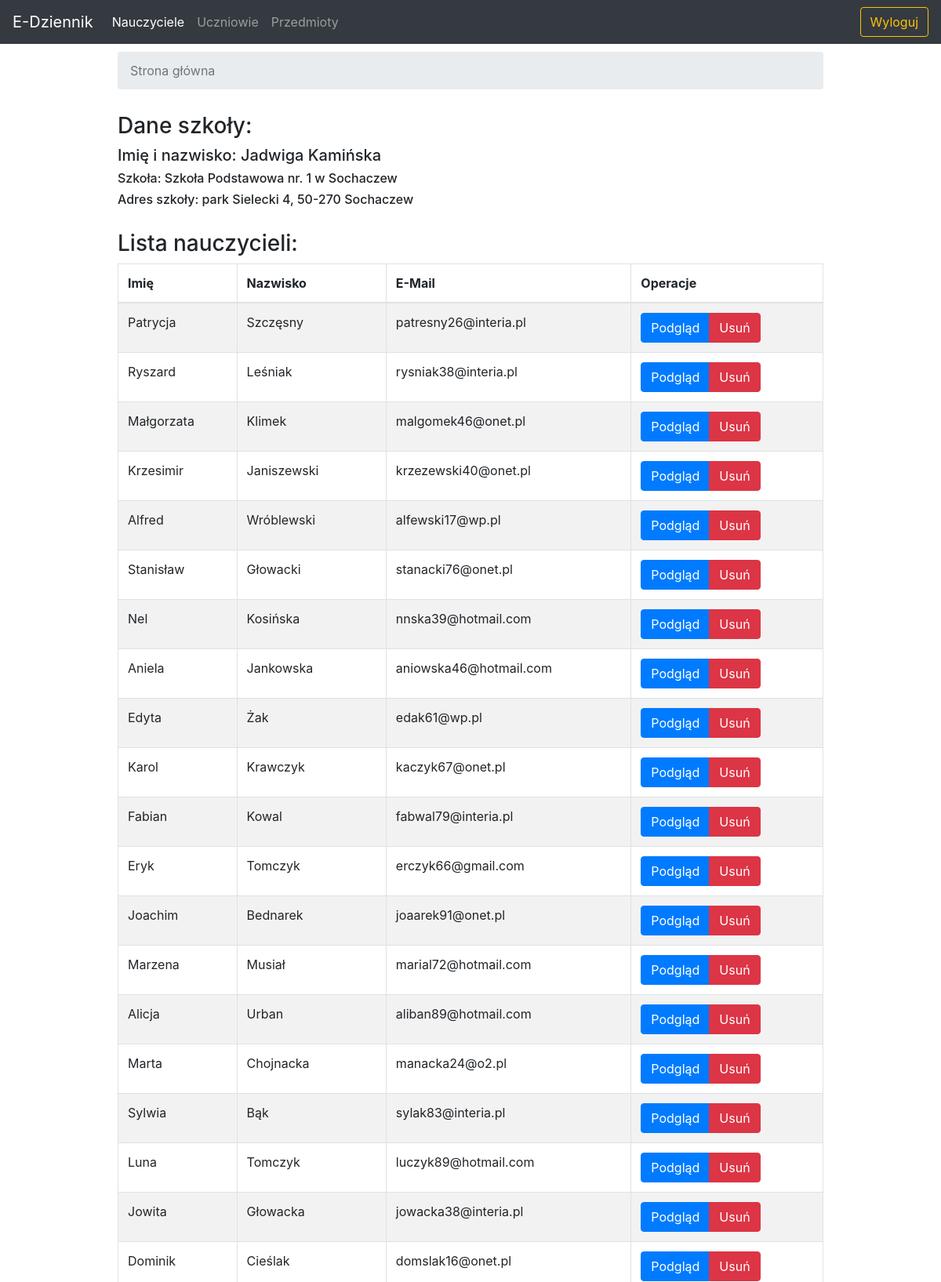
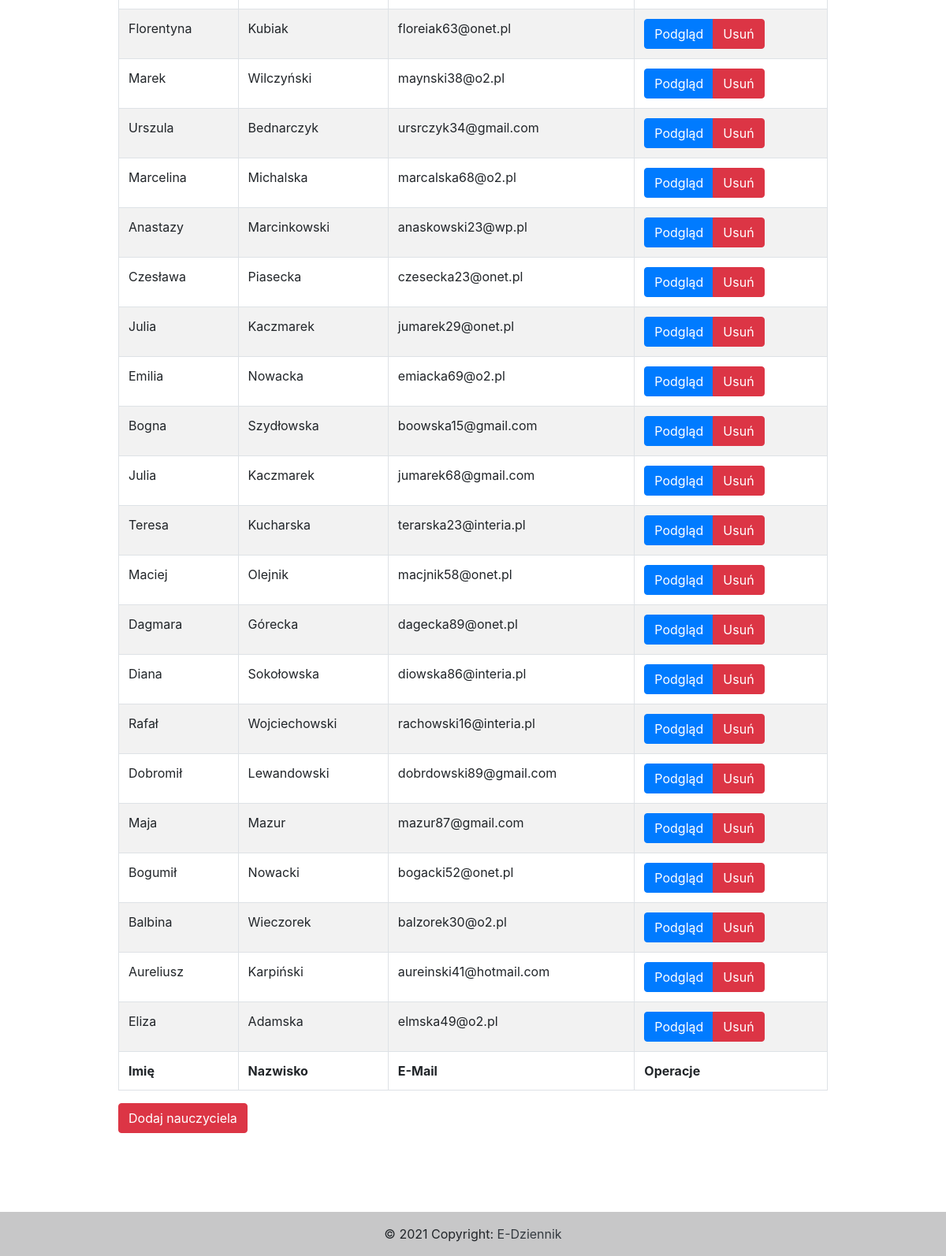
Screenshot of /school?id=1 with the database file from the repository (2 pictures, top to bottom).
### mainapp/models.py (models this page shows, shortened)
class School(models.Model):
	name = models.CharField(max_length=100, null=False)
	surname = models.CharField(max_length=100, null=False)
	email = models.CharField(max_length=100, null=False)
	schoolName = models.CharField(max_length=100, null=False)
	schoolAddress = models.CharField(max_length=100, null=False)
	user = models.OneToOneField(
		CustomUser,
		on_delete=models.CASCADE
	)

class Teacher(models.Model):
	name = models.CharField(max_length=100, null=False)
	surname = models.CharField(max_length=100, null=False)
	email = models.CharField(max_length=100, null=False)
	user = models.OneToOneField(
		CustomUser,
		on_delete=models.CASCADE
	)
	school = models.ForeignKey(
		School,
		on_delete = models.DO_NOTHING
	)

### mainapp/views.py (the view)
# urls.py: path('school', vv.schoolHome2),
def schoolHome2(request):
	schoolObj = getSchoolId(request)
	teacherList = []
	teacherListX1 = models.Teacher.objects.filter(school=schoolObj)
	for sx1 in teacherListX1:
		c = {
			'id': sx1.id,
			'name': sx1.name,
			'surname': sx1.surname,
			'email': sx1.email,
		}
		teacherList.append(c)
	context = {
		'userFName': schoolObj.name,
		'userLName': schoolObj.surname,
		'schoolId': schoolObj.id,
		'schoolName': schoolObj.schoolName,
		'schoolAddress': schoolObj.schoolAddress,
		'teacherList': teacherList
	}
	return render(request, 'mainapp/schoolRoot.html', context)

### mainapp/views.py (called while the page is built)
def getSchoolId(request):
	rid = request.GET.get('id', None)
	if rid is None:
		role = request.user.role
		if role != models.CustomUser.SCHOOL:
			return None
		return models.School.objects.get(user=request.user)
	return models.School.objects.get(id=rid)

### templates/mainapp/schoolRoot.html (shortened to what this page needs)
{% extends 'mainapp/base.html' %}
{% block xnavbar %}
<li class="nav-item active">
	<a class="nav-link" href="/school?id={{ schoolId }}">Nauczyciele</a>
</li>
<li class="nav-item">
	<a class="nav-link" href="/school/student_list?id={{ schoolId }}">Uczniowie</a>
</li>
<li class="nav-item">
	<a class="nav-link" href="/school/subject_list?id={{ schoolId }}">Przedmioty</a>
</li>
{% endblock xnavbar %}
{% block breadcrumb %}
<li class="breadcrumb-item active" aria-current="page">Strona główna</li>
{% endblock breadcrumb %}
{% block content %}
	<div style="margin-top: 30px;">
		<h3>Dane szkoły:</h3>
			<h5>Imię i nazwisko: {{ userFName }} {{ userLName }}</h5>
			<h6 style="margin-top:5px;">Szkoła: {{ schoolName }}</h6>
			<h6>Adres szkoły: {{ schoolAddress }}</h6>
	</div>
	<div style="margin-top: 30px">
		<h3>Lista nauczycieli:</h3>
		<table style="width=100%" class="table table-striped table-hover table-bordered">
	<thead>
		<tr>
		<th>Imię</th>
		<th>Nazwisko</th>
		<th>E-Mail</th>
		<th>Operacje</th>
		</tr>
	</thead>
	<tbody>
		{% for teacher in teacherList %}
			<tr>
				<td>{{ teacher.name }}</td>
				<td>{{ teacher.surname }}</td>
				<td>{{ teacher.email }}</td>
				<td>
					<div class="btn-group" role="group">
						<a class="btn btn-primary" href="/teacher?id={{ teacher.id }}">Podgląd</a>
						<a class="btn btn-danger" href="/school/remove_teacher?teacherId={{ teacher.id }}">Usuń</a>
					</div>
				</td>
			</tr>
		{% endfor %}
	</tbody>
	<tfoot>
		<tr>
		<th>Imię</th>
		<th>Nazwisko</th>
		<th>E-Mail</th>
		<th>Operacje</th>
		</tr>
	</tfoot>
		</table>
		<a class="btn btn-danger" href="/school/add_teacher">Dodaj nauczyciela</a>
	</div>
{% endblock content %}

### templates/mainapp/base.html (shortened to what this page needs)
<!doctype html>
<html lang="pl">
	<head>
		<link rel="stylesheet" href="/static/css/bootstrap.min.css">
	</head>
	<body class="d-flex flex-column min-vh-100">
		<div class="wrapper flex-grow-1">
		<nav class="navbar navbar-expand-lg navbar-dark bg-dark">
  <a class="navbar-brand" href="/">E-Dziennik</a>
  <div class="collapse navbar-collapse" id="navbarSupportedContent">
    <ul class="navbar-nav mr-auto">
			{% block xnavbar %}
			{% endblock xnavbar %}
    </ul>
		<form class="form-inline my-2 my-lg-0" action="/logout">
			<button class="btn btn-outline-warning my-2 my-sm-0" type="submit">Wyloguj</button>
		</form>
  </div>
</nav>
		<div style="margin-top: 10px;margin-left: 150px;margin-right: 150px;">
				<nav aria-label="breadcrumb">
				<ol class="breadcrumb">
						{% block breadcrumb %}
						{% endblock breadcrumb %}
				</ol>
				</nav>
				{% block content %}
				{% endblock content %}
				</div>
				<div style="width: 100%; height: 100px;"></div>
				</div>
				<footer class="bg-light text-center text-lg-start">
				  <div class="text-center p-3" style="background-color: rgba(0, 0, 0, 0.2);">
				    © 2021 Copyright:
				    <a class="text-dark" href="https://edziennik.pl/">E-Dziennik</a>
				  </div>
				</footer>
		</body>
</html>

### rows the page displays
School: name "Jadwiga", surname "Kamińska", schoolName "Szkoła Podstawowa nr. 1 w Sochaczew", schoolAddress "park Sielecki 4, 50-270 Sochaczew"
Teacher: name "Patrycja", surname "Szczęsny", email "patresny26@interia.pl"
Teacher: name "Ryszard", surname "Leśniak", email "rysniak38@interia.pl"
Teacher: name "Małgorzata", surname "Klimek", email "malgomek46@onet.pl"
Teacher: name "Krzesimir", surname "Janiszewski", email "krzezewski40@onet.pl"
Teacher: name "Alfred", surname "Wróblewski", email "alfewski17@wp.pl"
Teacher: name "Stanisław", surname "Głowacki", email "stanacki76@onet.pl"
Teacher: name "Nel", surname "Kosińska", email "nnska39@hotmail.com"
Teacher: name "Aniela", surname "Jankowska", email "aniowska46@hotmail.com"
Teacher: name "Edyta", surname "Żak", email "edak61@wp.pl"
Teacher: name "Karol", surname "Krawczyk", email "kaczyk67@onet.pl"
Teacher: name "Fabian", surname "Kowal", email "fabwal79@interia.pl"
Teacher: name "Eryk", surname "Tomczyk", email "erczyk66@gmail.com"
Teacher: name "Joachim", surname "Bednarek", email "joaarek91@onet.pl"
Teacher: name "Marzena", surname "Musiał", email "marial72@hotmail.com"
Teacher: name "Alicja", surname "Urban", email "aliban89@hotmail.com"
Teacher: name "Marta", surname "Chojnacka", email "manacka24@o2.pl"
Teacher: name "Sylwia", surname "Bąk", email "sylak83@interia.pl"
Teacher: name "Luna", surname "Tomczyk", email "luczyk89@hotmail.com"
Teacher: name "Jowita", surname "Głowacka", email "jowacka38@interia.pl"
Teacher: name "Dominik", surname "Cieślak", email "domslak16@onet.pl"
Teacher: name "Florentyna", surname "Kubiak", email "floreiak63@onet.pl"
Teacher: name "Marek", surname "Wilczyński", email "maynski38@o2.pl"
Teacher: name "Urszula", surname "Bednarczyk", email "ursrczyk34@gmail.com"
Teacher: name "Marcelina", surname "Michalska", email "marcalska68@o2.pl"
Teacher: name "Anastazy", surname "Marcinkowski", email "anaskowski23@wp.pl"
Teacher: name "Czesława", surname "Piasecka", email "czesecka23@onet.pl"
Teacher: name "Julia", surname "Kaczmarek", email "jumarek29@onet.pl"
Teacher: name "Emilia", surname "Nowacka", email "emiacka69@o2.pl"
Teacher: name "Bogna", surname "Szydłowska", email "boowska15@gmail.com"
Teacher: name "Julia", surname "Kaczmarek", email "jumarek68@gmail.com"
Teacher: name "Teresa", surname "Kucharska", email "terarska23@interia.pl"
Teacher: name "Maciej", surname "Olejnik", email "macjnik58@onet.pl"
Teacher: name "Dagmara", surname "Górecka", email "dagecka89@onet.pl"
Teacher: name "Diana", surname "Sokołowska", email "diowska86@interia.pl"
Teacher: name "Rafał", surname "Wojciechowski", email "rachowski16@interia.pl"
Teacher: name "Dobromił", surname "Lewandowski", email "dobrdowski89@gmail.com"
Teacher: name "Maja", surname "Mazur", email "mazur87@gmail.com"
Teacher: name "Bogumił", surname "Nowacki", email "bogacki52@onet.pl"
Teacher: name "Balbina", surname "Wieczorek", email "balzorek30@o2.pl"
Teacher: name "Aureliusz", surname "Karpiński", email "aureinski41@hotmail.com"
Teacher: name "Eliza", surname "Adamska", email "elmska49@o2.pl"
